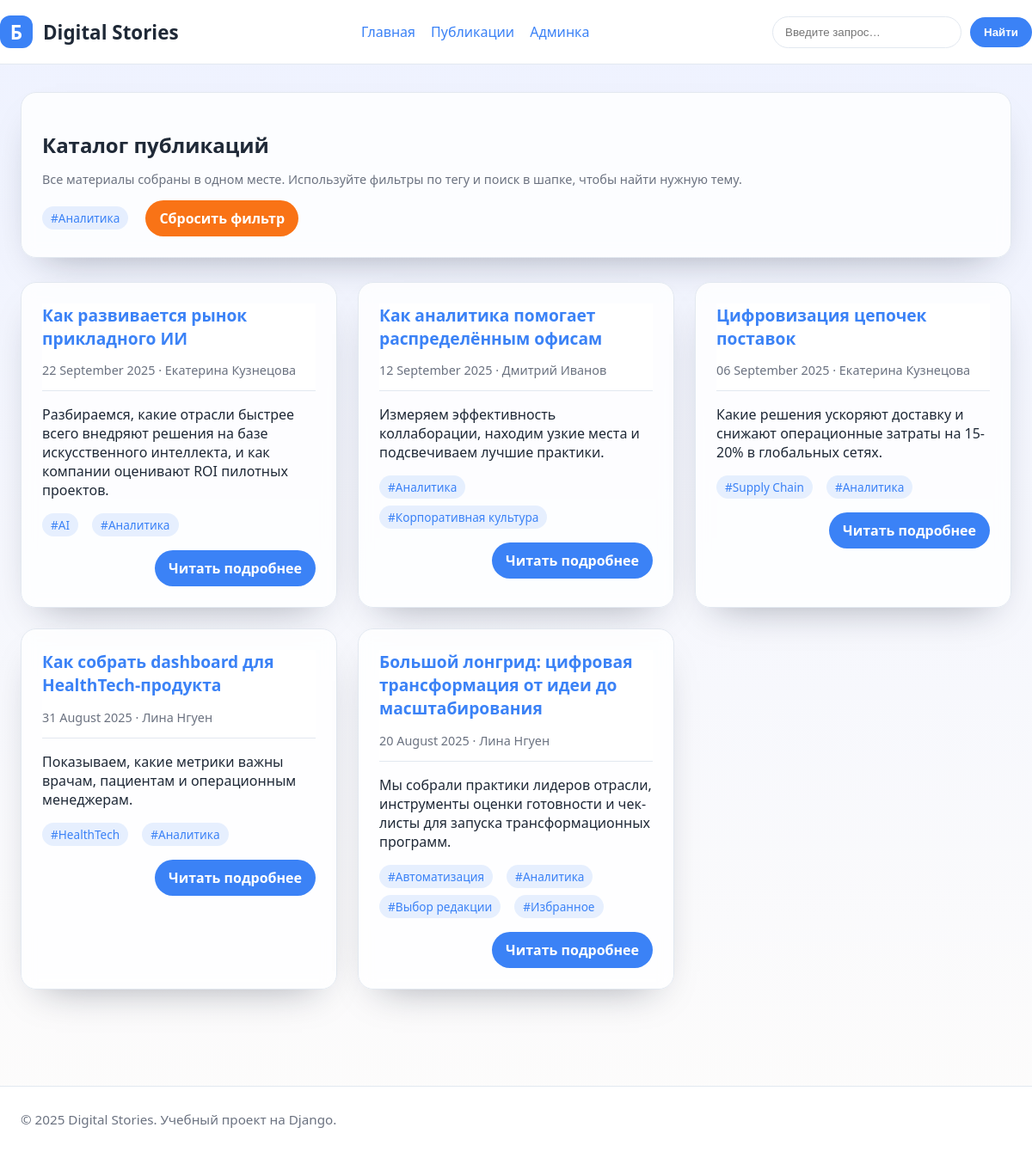
The app's page /posts/?tag=analytics with its own data.
### blog/models.py (models this page shows, shortened)
class Tag(models.Model):
    name = models.CharField('Название', max_length=50, unique=True)
    slug = models.SlugField('URL-метка', max_length=50, unique=True)
    class Meta:
        ordering = ('name',)
        verbose_name = 'Тег'
        verbose_name_plural = 'Теги'
        indexes = [
            models.Index(fields=('name',), name='blog_tag_name_idx'),
        ]
    objects = TagQuerySet.as_manager()

class Post(models.Model):
    Status = PostStatus
    title = models.CharField('Заголовок', max_length=250)
    slug = models.SlugField('URL-метка', max_length=250, unique_for_date='publish')
    author = models.ForeignKey(
        User,
        on_delete=models.CASCADE,
        related_name='blog_posts',
        verbose_name='Автор',
    )
    body = models.TextField('Содержимое')
    publish = models.DateTimeField('Дата публикации', default=timezone.now)
    created = models.DateTimeField('Создано', auto_now_add=True)
    updated = models.DateTimeField('Обновлено', auto_now=True)
    status = models.CharField(
        'Статус',
        max_length=2,
        choices=Status.choices,
        default=Status.DRAFT,
    )
    tags = models.ManyToManyField(
        Tag,
        verbose_name='Теги',
        related_name='posts',
        blank=True,
    )
    objects = PostManager()
    published = PublishedManager()
    class Meta:
        ordering = ['-publish']
        verbose_name = 'Пост'
        verbose_name_plural = 'Посты'
        indexes = [
            models.Index(fields=['-publish'], name='blog_post_publish_idx'),
        ]
    def get_absolute_url(self):
        return reverse(
            'blog:post_detail',
            args=[self.publish.year, self.publish.month, self.publish.day, self.slug],
        )

### blog/views.py (the view)
# urls.py: path('posts/', views.post_list, name='post_list'),
def post_list(request):
    tag_slug = request.GET.get('tag')
    posts = Post.published.select_related('author').prefetch_related('tags')
    active_tag = None
    if tag_slug:
        active_tag = get_object_or_404(Tag, slug=tag_slug)
        posts = posts.filter(tags__slug=tag_slug)
    posts = posts.order_by('-publish')
    return render(
        request,
        'blog/post/list.html',
        {
            'posts': posts,
            'search_form': SearchForm(),
            'active_tag': active_tag,
        },
    )

### blog/forms.py
class SearchForm(forms.Form):
    q = forms.CharField(
        label='Поиск по публикациям',
        max_length=100,
        required=False,
        widget=forms.TextInput(
            attrs={
                'placeholder': 'Введите запрос…',
                'class': 'search-input',
            }
        ),
    )

### blog/models.py (called while the page is built)
    def published(self):
        return self.filter(status=Post.Status.PUBLISHED)

    def get_queryset(self):
        return super().get_queryset().published()

### blog/templates/blog/post/list.html (shortened to what this page needs)
{% extends "blog/base.html" %}
{% block content %}
<section class="card" style="margin-bottom: 28px;">
    <h1 style="margin-bottom: 8px;">Каталог публикаций</h1>
    <p class="meta">
        Все материалы собраны в одном месте. Используйте фильтры по тегу и поиск в шапке, чтобы найти нужную тему.
    </p>
    {% if active_tag %}
    <div style="margin-top: 12px; display:flex; gap:12px; align-items:center;">
        <span class="tag-pill">#{{ active_tag.name }}</span>
        <a class="button secondary" href="{% url 'blog:post_list' %}">Сбросить фильтр</a>
    </div>
    {% endif %}
</section>
{% if posts %}
<section class="grid two">
    {% for post in posts %}
    <article class="card">
        <header>
            <h2 style="margin-bottom: 4px;"><a href="{{ post.get_absolute_url }}">{{ post.title }}</a></h2>
            <p class="meta">{{ post.publish|date:"d E Y" }} · {{ post.author.get_full_name|default:post.author.username }}</p>
        </header>
        <p>{{ post.body|truncatewords:40 }}</p>
        <div style="display:flex; flex-wrap:wrap; gap:8px; margin-top:12px;">
            {% for tag in post.tags.all %}
            <a class="tag-pill" href="{% url 'blog:post_list' %}?tag={{ tag.slug }}">#{{ tag.name }}</a>
            {% empty %}
            <span class="meta">Без тегов</span>
            {% endfor %}
        </div>
        <div class="widget-footer">
            <a class="button" href="{{ post.get_absolute_url }}">Читать подробнее</a>
        </div>
    </article>
    {% endfor %}
</section>
{% else %}
<div class="card empty">
    Публикации отсутствуют. Загляните позже!
</div>
{% endif %}
{% endblock %}

### blog/templates/blog/base.html (style rules this page uses)
:root { color-scheme: light dark; --bg-color: #f5f7fb; --text-color: #1f2937; --primary-color: #3b82f6; --secondary-color: #f97316; --card-bg: #ffffffcc; --border-color: #e2e8f0; --muted-color: #6b7280; }
* { box-sizing: border-box; }
body { margin: 0; font-family: 'Segoe UI', Roboto, sans-serif; background: linear-gradient(180deg, #eef2ff 0%, #fdfcfb 100%); color: var(--text-color); min-height: 100vh; }
a { color: var(--primary-color); text-decoration: none; }
header { background: #fff; backdrop-filter: blur(12px); border-bottom: 1px solid var(--border-color); position: sticky; top: 0; z-index: 10; }
.search-input { padding: 10px 14px; border-radius: 999px; border: 1px solid var(--border-color); min-width: 220px; }
.button { display: inline-flex; align-items: center; justify-content: center; padding: 10px 16px; border-radius: 999px; border: none; background: var(--primary-color); color: #fff; font-weight: 600; cursor: pointer; }
.button.secondary { background: var(--secondary-color); }
.grid { display: grid; gap: 24px; }
.grid.two { grid-template-columns: repeat(auto-fit, minmax(320px, 1fr)); }
.card { padding: 24px; background: var(--card-bg); border-radius: 18px; border: 1px solid var(--border-color); backdrop-filter: blur(8px); box-shadow: 0 20px 45px -25px rgba(15, 23, 42, 0.4); }
.card h2 { margin-top: 0; margin-bottom: 12px; font-size: 1.2rem; }
.meta { color: var(--muted-color); font-size: 0.9rem; }
.tag-pill { display: inline-flex; align-items: center; padding: 4px 10px; border-radius: 999px; background: rgba(59, 130, 246, 0.12); color: var(--primary-color); font-size: 0.85rem; margin-right: 8px; }
.widget-footer { margin-top: 16px; display: flex; justify-content: flex-end; }

### records on screen
Tag: name "Аналитика"
Post: title "Как развивается рынок прикладного ИИ", publish "22 September 2025", author.get_full_name "Екатерина Кузнецова", body "Разбираемся, какие отрасли быстрее всего внедряют решения на базе искусственного интеллекта, и как компании оценивают ROI пилотных проектов."
Tag: name "AI"
Post: title "Как аналитика помогает распределённым офисам", publish "12 September 2025", author.get_full_name "Дмитрий Иванов", body "Измеряем эффективность коллаборации, находим узкие места и подсвечиваем лучшие практики."
Tag: name "Корпоративная культура"
Post: title "Цифровизация цепочек поставок", publish "06 September 2025", author.get_full_name "Екатерина Кузнецова", body "Какие решения ускоряют доставку и снижают операционные затраты на 15-20% в глобальных сетях."
Tag: name "Supply Chain"
Post: title "Как собрать dashboard для HealthTech-продукта", publish "31 August 2025", author.get_full_name "Лина Нгуен", body "Показываем, какие метрики важны врачам, пациентам и операционным менеджерам."
Tag: name "HealthTech"
Post: title "Большой лонгрид: цифровая трансформация от идеи до масштабирования", publish "20 August 2025", author.get_full_name "Лина Нгуен", body "Мы собрали практики лидеров отрасли, инструменты оценки готовности и чек-листы для запуска трансформационных программ."
Tag: name "Автоматизация"
Tag: name "Выбор редакции"
Tag: name "Избранное"
